Frame 1 (no input): blank canvas, image omitted
Frame 60 (no input): blank canvas, image omitted
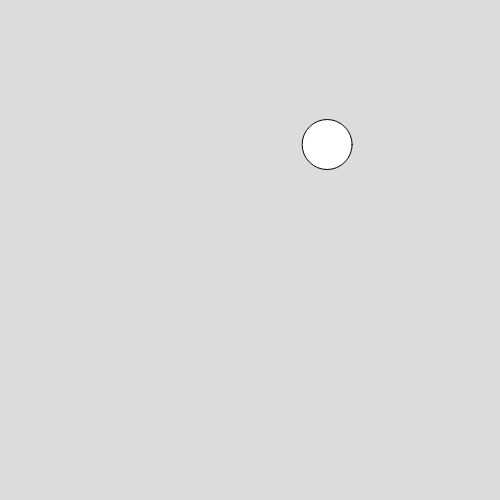
Frame 120 (the mouse pressed at the canvas centre since frame 60)

The p5.js sketch whose frames 1 and 60 were blank and that drew this single picture after the mouse press (run headless with seeded random() and noise() and a simulated clock; from frame 60 on, the mouse is pressed at the canvas centre):

// p5.js sketch
// ── sketch.js
let circulos = [];

function setup() {
	createCanvas(500, 500);
}

function draw() {
	background(220);

	for (let i = 0; i < circulos.length; i++) {
		circulos[i].mover();
		circulos[i].mostrar();
	}
}

function mousePressed() {
	let c = new Circulo(mouseX, mouseY, 50);
	circulos.push(c);
}

class Circulo {
	constructor(x, y, d) {
		this.x = x;
		this.y = y;
		this.d = d;
		this.xSpeed = random(-3, 3);
		this.ySpeed = random(-3, 3);
	}

	mover() {
		if (this.x - this.d / 2 < 0 || this.x + this.d / 2 > width) {
			this.xSpeed *= -1;
		}
		if (this.y - this.d / 2 < 0 || this.y + this.d / 2 > height) {
			this.ySpeed *= -1;
		}
		this.x += this.xSpeed;
		this.y += this.ySpeed;
	}

	mostrar() {
		ellipse(this.x, this.y, this.d);
	}

	colisionar(otroCirculo) {
		let dx = this.x - otroCirculo.x;
		let dy = this.y - otroCirculo.y;
		let distancia = sqrt(dx * dx + dy * dy);

		if (distancia < this.d / 2 + otroCirculo.d / 2) {
			let angulo = atan2(dy, dx);
			let fuerza = 0.5;
			let fuerzaX = cos(angulo) * fuerza;
			let fuerzaY = sin(angulo) * fuerza;

			this.xSpeed += fuerzaX;
			this.ySpeed += fuerzaY;
			otroCirculo.xSpeed -= fuerzaX;
			otroCirculo.ySpeed -= fuerzaY;
		}
	}
}

function draw() {
	background(220);

	for (let i = 0; i < circulos.length; i++) {
		for (let j = 0; j < circulos.length; j++) {
			if (i != j) {
				circulos[i].colisionar(circulos[j]);
			}
		}
		circulos[i].mover();
		circulos[i].mostrar();
	}
}  
